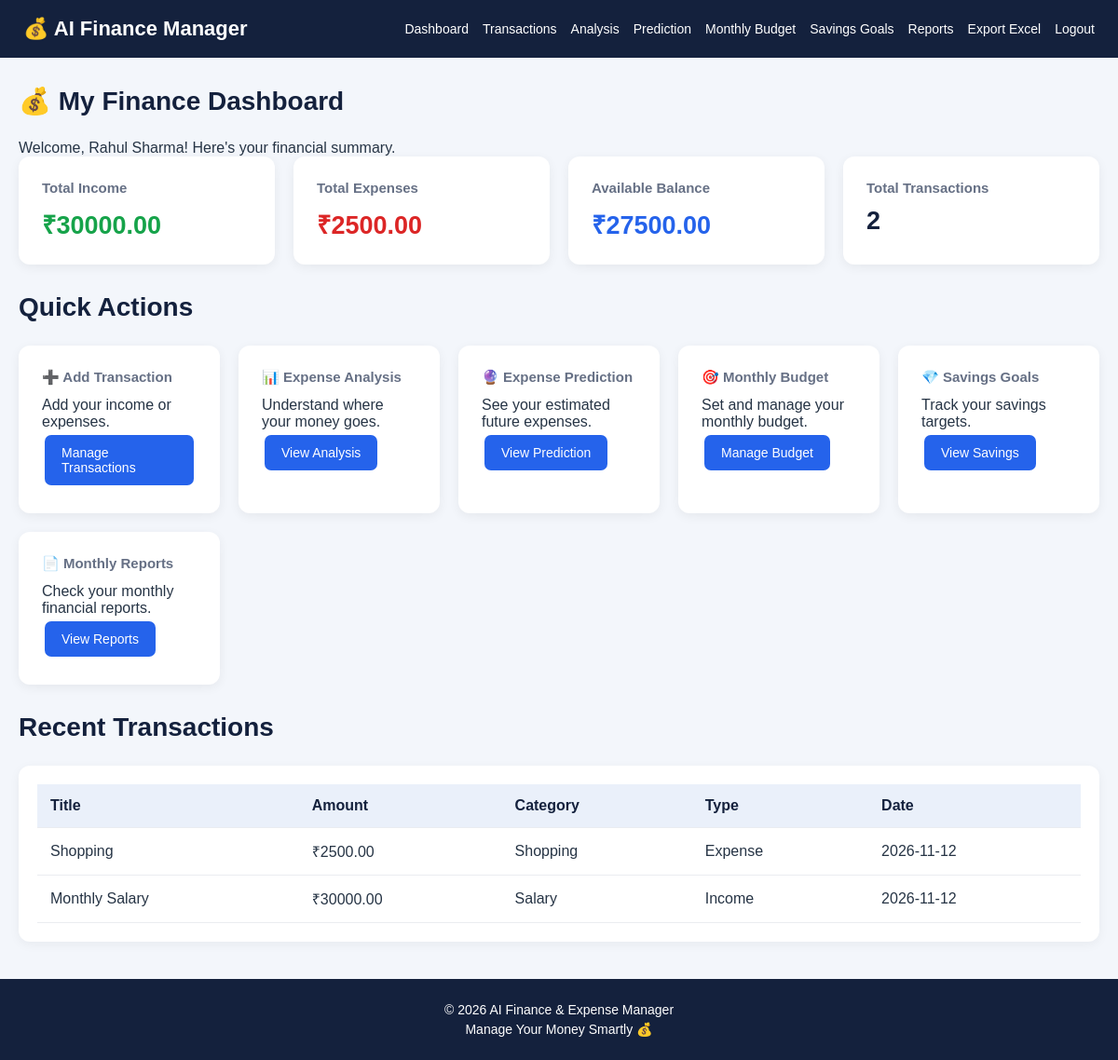
/dashboard (signed in), run on the app's committed database.
### tables this page shows
CREATE TABLE transactions (
            id INTEGER PRIMARY KEY AUTOINCREMENT,
            user_id INTEGER,
            title TEXT,
            amount REAL,
            category TEXT,
            type TEXT,
            transaction_date TEXT,
            FOREIGN KEY(user_id) REFERENCES users(id)
        );

### app.py (the view)
@app.route("/dashboard")
def dashboard():
    if not login_required():
        return redirect(url_for("login"))
    con = connect()
    user_id = session["user_id"]
    income = con.execute(
        "SELECT COALESCE(SUM(amount), 0) FROM transactions WHERE user_id=? AND type='Income'",
        (user_id,)
    ).fetchone()[0]
    expense = con.execute(
        "SELECT COALESCE(SUM(amount), 0) FROM transactions WHERE user_id=? AND type='Expense'",
        (user_id,)
    ).fetchone()[0]
    total = con.execute(
        "SELECT COUNT(*) FROM transactions WHERE user_id=?",
        (user_id,)
    ).fetchone()[0]
    recent = con.execute(
        "SELECT * FROM transactions WHERE user_id=? ORDER BY transaction_date DESC, id DESC LIMIT 5",
        (user_id,)
    ).fetchall()
    con.close()
    balance = income - expense
    return render_template(
        "dashboard.html",
        income=income,
        expense=expense,
        balance=balance,
        total=total,
        recent=recent
    )

### app.py (called while the page is built)
def connect():
    con = sqlite3.connect("finance.db")
    con.row_factory = sqlite3.Row
    return con

def login_required():
    return "user_id" in session

### templates/dashboard.html (shortened to what this page needs)
{% extends "base.html" %}
{% block content %}
<h2 class="page-title">💰 My Finance Dashboard</h2>
<p>Welcome, {{ session.get('user_name') }}! Here's your financial summary.</p>
<div class="cards">
    <div class="card income">
        <h3>Total Income</h3>
        <h2>₹{{ "%.2f"|format(income) }}</h2>
    </div>
    <div class="card expense">
        <h3>Total Expenses</h3>
        <h2>₹{{ "%.2f"|format(expense) }}</h2>
    </div>
    <div class="card balance">
        <h3>Available Balance</h3>
        <h2>₹{{ "%.2f"|format(balance) }}</h2>
    </div>
    <div class="card">
        <h3>Total Transactions</h3>
        <h2>{{ total }}</h2>
    </div>
</div>
<h3 class="page-title">Quick Actions</h3>
<div class="cards">
    <div class="card">
        <h3>➕ Add Transaction</h3>
        <p>Add your income or expenses.</p>
        <a href="{{ url_for('transactions') }}" class="btn">
            Manage Transactions
        </a>
    </div>
    <div class="card">
        <h3>📊 Expense Analysis</h3>
        <p>Understand where your money goes.</p>
        <a href="{{ url_for('analysis') }}" class="btn">
            View Analysis
        </a>
    </div>
    <div class="card">
        <h3>🔮 Expense Prediction</h3>
        <p>See your estimated future expenses.</p>
        <a href="{{ url_for('prediction') }}" class="btn">
            View Prediction
        </a>
    </div>
    <div class="card">
        <h3>🎯 Monthly Budget</h3>
        <p>Set and manage your monthly budget.</p>
        <a href="{{ url_for('budget') }}" class="btn">
            Manage Budget
        </a>
    </div>
    <div class="card">
        <h3>💎 Savings Goals</h3>
        <p>Track your savings targets.</p>
        <a href="{{ url_for('savings') }}" class="btn">
            View Savings
        </a>
    </div>
    <div class="card">
        <h3>📄 Monthly Reports</h3>
        <p>Check your monthly financial reports.</p>
        <a href="{{ url_for('reports') }}" class="btn">
            View Reports
        </a>
    </div>
</div>
<h3 class="page-title">Recent Transactions</h3>
<div class="table-box">
    <table>
        <thead>
            <tr>
                <th>Title</th>
                <th>Amount</th>
                <th>Category</th>
                <th>Type</th>
                <th>Date</th>
            </tr>
        </thead>
        <tbody>
            {% for item in recent %}
            <tr>
                <td>{{ item['title'] }}</td>
                <td>₹{{ "%.2f"|format(item['amount']) }}</td>
                <td>{{ item['category'] }}</td>
                <td>{{ item['type'] }}</td>
                <td>{{ item['transaction_date'] }}</td>
            </tr>
            {% else %}
            <tr>
                <td colspan="5">
                    No transactions added yet.
                </td>
            </tr>
            {% endfor %}
        </tbody>
    </table>
</div>
{% endblock %}

### templates/base.html (shortened to what this page needs)
<!DOCTYPE html>
<html lang="en">
<head>
    <link rel="stylesheet"
    href="{{ url_for('static', filename='style.css') }}">
</head>
<body>
    <nav class="navbar">
        <div class="nav-container">
            <a href="{{ url_for('home') }}" class="logo">
                💰 AI Finance Manager
            </a>
            {% if session.get('user_id') %}
            <div class="nav-links">
                <a href="{{ url_for('dashboard') }}">Dashboard</a>
                <a href="{{ url_for('transactions') }}">Transactions</a>
                <a href="{{ url_for('analysis') }}">Analysis</a>
                <a href="{{ url_for('prediction') }}">Prediction</a>
                <a href="{{ url_for('budget') }}">Monthly Budget</a>
                <a href="{{ url_for('savings') }}">Savings Goals</a>
                <a href="{{ url_for('reports') }}">Reports</a>
                <a href="{{ url_for('export_excel') }}">Export Excel</a>
                <a href="{{ url_for('logout') }}">Logout</a>
            </div>
            {% else %}
            <div class="nav-links">
                <a href="{{ url_for('login') }}">Login</a>
                <a href="{{ url_for('register') }}">Register</a>
            </div>
            {% endif %}
        </div>
    </nav>
    <main class="container">
        {% block content %}
        {% endblock %}
    </main>
    <footer>
        <p>© 2026 AI Finance & Expense Manager</p>
        <p>Manage Your Money Smartly 💰</p>
    </footer>
</body>
</html>

### static/style.css (style rules this page uses)
* { margin: 0; padding: 0; box-sizing: border-box; }
body { font-family: Arial, sans-serif; background: #f3f6fb; color: #263445; min-height: 100vh; }
.navbar { background: #14213d; padding: 18px 25px; color: white; }
.nav-container { max-width: 1400px; margin: auto; display: flex; justify-content: space-between; align-items: center; gap: 20px; flex-wrap: wrap; }
.logo { color: white; text-decoration: none; font-size: 22px; font-weight: bold; }
.nav-links { display: flex; gap: 15px; flex-wrap: wrap; }
.nav-links a { color: white; text-decoration: none; font-size: 14px; }
.container { max-width: 1200px; margin: 30px auto; padding: 0 20px; min-height: 70vh; }
.page-title { font-size: 28px; margin-bottom: 25px; color: #14213d; }
.cards { display: grid; grid-template-columns: repeat(auto-fit, minmax(210px, 1fr)); gap: 20px; margin-bottom: 30px; }
.card { background: white; padding: 25px; border-radius: 12px; box-shadow: 0 3px 12px rgba(0,0,0,0.06); }
.card h3 { color: #667085; font-size: 15px; margin-bottom: 12px; }
.card h2 { font-size: 27px; color: #14213d; }
.income h2 { color: #16a34a; }
.expense h2 { color: #dc2626; }
.balance h2 { color: #2563eb; }
.btn { display: inline-block; background: #2563eb; color: white; padding: 11px 18px; border: none; border-radius: 7px; text-decoration: none; cursor: pointer; font-size: 14px; margin: 5px 3px; }
.table-box { background: white; padding: 20px; border-radius: 12px; overflow-x: auto; margin: 20px 0; box-shadow: 0 3px 12px rgba(0,0,0,0.05); }
table { width: 100%; border-collapse: collapse; }
th, td { padding: 14px; text-align: left; border-bottom: 1px solid #eaecf0; }
th { background: #eaf0fa; color: #14213d; }
footer { background: #14213d; color: white; text-align: center; padding: 20px; margin-top: 40px; }
footer p { margin: 5px; font-size: 14px; }

### data on the page
transactions: title "Shopping", amount "2500.00", category "Shopping", type "Expense", transaction_date "2026-11-12"
transactions: title "Monthly Salary", amount "30000.00", category "Salary", type "Income", transaction_date "2026-11-12"

### other printed values
{{ session.get('user_name') }} "Rahul Sharma"
{{ "%.2f"|format(income) }} "30000.00"
{{ "%.2f"|format(expense) }} "2500.00"
{{ "%.2f"|format(balance) }} "27500.00"
{{ total }} "2"
